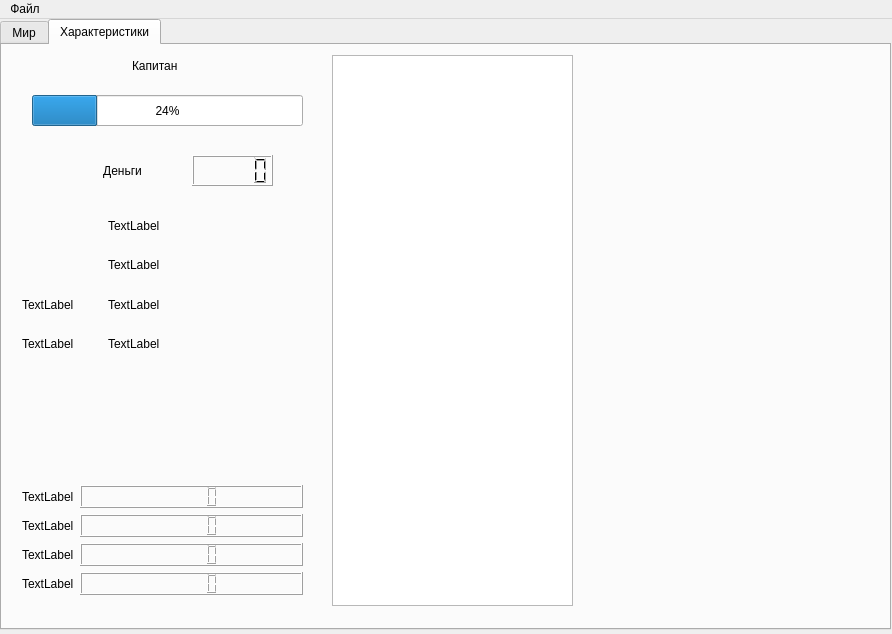
<?xml version="1.0" encoding="UTF-8"?>
<ui version="4.0">
 <class>MainWindow</class>
 <widget class="QMainWindow" name="MainWindow">
  <property name="windowModality">
   <enum>Qt::NonModal</enum>
  </property>
  <property name="geometry">
   <rect>
    <x>0</x>
    <y>0</y>
    <width>892</width>
    <height>634</height>
   </rect>
  </property>
  <property name="sizePolicy">
   <sizepolicy hsizetype="Fixed" vsizetype="Fixed">
    <horstretch>0</horstretch>
    <verstretch>0</verstretch>
   </sizepolicy>
  </property>
  <property name="baseSize">
   <size>
    <width>909</width>
    <height>655</height>
   </size>
  </property>
  <property name="windowTitle">
   <string>MainWindow</string>
  </property>
  <property name="documentMode">
   <bool>false</bool>
  </property>
  <property name="dockNestingEnabled">
   <bool>false</bool>
  </property>
  <property name="dockOptions">
   <set>QMainWindow::AllowTabbedDocks|QMainWindow::AnimatedDocks</set>
  </property>
  <property name="unifiedTitleAndToolBarOnMac">
   <bool>false</bool>
  </property>
  <widget class="QWidget" name="centralwidget">
   <widget class="QTabWidget" name="tabWidget">
    <property name="geometry">
     <rect>
      <x>0</x>
      <y>0</y>
      <width>891</width>
      <height>611</height>
     </rect>
    </property>
    <property name="currentIndex">
     <number>1</number>
    </property>
    <widget class="QWidget" name="world_tab">
     <attribute name="title">
      <string>Мир</string>
     </attribute>
     <widget class="QPushButton" name="north">
      <property name="geometry">
       <rect>
        <x>270</x>
        <y>440</y>
        <width>75</width>
        <height>23</height>
       </rect>
      </property>
      <property name="text">
       <string>Север</string>
      </property>
     </widget>
     <widget class="QPushButton" name="south">
      <property name="geometry">
       <rect>
        <x>270</x>
        <y>550</y>
        <width>75</width>
        <height>23</height>
       </rect>
      </property>
      <property name="text">
       <string>Юг</string>
      </property>
     </widget>
     <widget class="QPushButton" name="west">
      <property name="geometry">
       <rect>
        <x>150</x>
        <y>490</y>
        <width>75</width>
        <height>23</height>
       </rect>
      </property>
      <property name="text">
       <string>Запад</string>
      </property>
     </widget>
     <widget class="QPushButton" name="east">
      <property name="geometry">
       <rect>
        <x>390</x>
        <y>490</y>
        <width>75</width>
        <height>23</height>
       </rect>
      </property>
      <property name="text">
       <string>Восток</string>
      </property>
     </widget>
     <widget class="QWidget" name="verticalLayoutWidget">
      <property name="geometry">
       <rect>
        <x>640</x>
        <y>20</y>
        <width>211</width>
        <height>551</height>
       </rect>
      </property>
      <layout class="QVBoxLayout" name="zone_inventory">
       <item>
        <widget class="QTableView" name="inventory"/>
       </item>
      </layout>
     </widget>
     <widget class="QWidget" name="verticalLayoutWidget_2">
      <property name="geometry">
       <rect>
        <x>10</x>
        <y>20</y>
        <width>601</width>
        <height>401</height>
       </rect>
      </property>
      <layout class="QVBoxLayout" name="zone_info">
       <item>
        <widget class="QGraphicsView" name="zone_image"/>
       </item>
       <item>
        <widget class="QTextBrowser" name="zone_description"/>
       </item>
      </layout>
     </widget>
     <widget class="QPushButton" name="shop_button">
      <property name="geometry">
       <rect>
        <x>540</x>
        <y>540</y>
        <width>81</width>
        <height>31</height>
       </rect>
      </property>
      <property name="text">
       <string>магаз</string>
      </property>
     </widget>
    </widget>
    <widget class="QWidget" name="character_info_tab">
     <attribute name="title">
      <string>Характеристики</string>
     </attribute>
     <widget class="QTableView" name="characteristics_inventorty_view">
      <property name="geometry">
       <rect>
        <x>330</x>
        <y>10</y>
        <width>241</width>
        <height>551</height>
       </rect>
      </property>
     </widget>
     <widget class="QProgressBar" name="health_bar">
      <property name="geometry">
       <rect>
        <x>30</x>
        <y>50</y>
        <width>271</width>
        <height>31</height>
       </rect>
      </property>
      <property name="value">
       <number>24</number>
      </property>
     </widget>
     <widget class="QLCDNumber" name="money_display">
      <property name="geometry">
       <rect>
        <x>190</x>
        <y>110</y>
        <width>81</width>
        <height>31</height>
       </rect>
      </property>
     </widget>
     <widget class="QLabel" name="money_display_label">
      <property name="geometry">
       <rect>
        <x>50</x>
        <y>100</y>
        <width>141</width>
        <height>51</height>
       </rect>
      </property>
      <property name="text">
       <string>Деньги</string>
      </property>
      <property name="alignment">
       <set>Qt::AlignCenter</set>
      </property>
     </widget>
     <widget class="QLabel" name="captain_label">
      <property name="geometry">
       <rect>
        <x>130</x>
        <y>10</y>
        <width>201</width>
        <height>21</height>
       </rect>
      </property>
      <property name="text">
       <string>Капитан</string>
      </property>
     </widget>
     <widget class="QWidget" name="formLayoutWidget">
      <property name="geometry">
       <rect>
        <x>20</x>
        <y>440</y>
        <width>281</width>
        <height>138</height>
       </rect>
      </property>
      <layout class="QFormLayout" name="stat_info">
       <item row="0" column="0">
        <widget class="QLabel" name="stat1_label">
         <property name="text">
          <string>TextLabel</string>
         </property>
        </widget>
       </item>
       <item row="0" column="1">
        <widget class="QLCDNumber" name="stat1_value"/>
       </item>
       <item row="1" column="0">
        <widget class="QLabel" name="stat2_label">
         <property name="text">
          <string>TextLabel</string>
         </property>
        </widget>
       </item>
       <item row="1" column="1">
        <widget class="QLCDNumber" name="stat2_value"/>
       </item>
       <item row="2" column="0">
        <widget class="QLabel" name="stat3_label">
         <property name="text">
          <string>TextLabel</string>
         </property>
        </widget>
       </item>
       <item row="2" column="1">
        <widget class="QLCDNumber" name="stat3_value"/>
       </item>
       <item row="3" column="0">
        <widget class="QLabel" name="stat4_label">
         <property name="text">
          <string>TextLabel</string>
         </property>
        </widget>
       </item>
       <item row="3" column="1">
        <widget class="QLCDNumber" name="stat4_value"/>
       </item>
      </layout>
     </widget>
     <widget class="QWidget" name="formLayoutWidget_2">
      <property name="geometry">
       <rect>
        <x>20</x>
        <y>154</y>
        <width>281</width>
        <height>271</height>
       </rect>
      </property>
      <layout class="QFormLayout" name="equipped_items">
       <item row="0" column="0">
        <widget class="QLabel" name="melee_weapon_image">
         <property name="minimumSize">
          <size>
           <width>80</width>
           <height>53</height>
          </size>
         </property>
         <property name="baseSize">
          <size>
           <width>10</width>
           <height>10</height>
          </size>
         </property>
         <property name="text">
          <string/>
         </property>
         <property name="scaledContents">
          <bool>false</bool>
         </property>
         <property name="alignment">
          <set>Qt::AlignBottom|Qt::AlignLeading|Qt::AlignLeft</set>
         </property>
        </widget>
       </item>
       <item row="0" column="1">
        <widget class="QLabel" name="equipped_melee_weapon_name">
         <property name="text">
          <string>TextLabel</string>
         </property>
        </widget>
       </item>
       <item row="1" column="1">
        <widget class="QLabel" name="equipped_range_weapon_name">
         <property name="text">
          <string>TextLabel</string>
         </property>
        </widget>
       </item>
       <item row="2" column="0">
        <widget class="QLabel" name="armor_image">
         <property name="minimumSize">
          <size>
           <width>80</width>
           <height>53</height>
          </size>
         </property>
         <property name="text">
          <string>TextLabel</string>
         </property>
        </widget>
       </item>
       <item row="2" column="1">
        <widget class="QLabel" name="equipped_armor_name">
         <property name="text">
          <string>TextLabel</string>
         </property>
        </widget>
       </item>
       <item row="1" column="0">
        <widget class="QLabel" name="range_weapon_image">
         <property name="maximumSize">
          <size>
           <width>80</width>
           <height>53</height>
          </size>
         </property>
         <property name="baseSize">
          <size>
           <width>10</width>
           <height>10</height>
          </size>
         </property>
         <property name="text">
          <string/>
         </property>
         <property name="pixmap">
          <pixmap>resources/range_weapon_image.png</pixmap>
         </property>
         <property name="scaledContents">
          <bool>true</bool>
         </property>
        </widget>
       </item>
       <item row="3" column="0">
        <widget class="QLabel" name="team_image">
         <property name="text">
          <string>TextLabel</string>
         </property>
        </widget>
       </item>
       <item row="3" column="1">
        <widget class="QLabel" name="team_name">
         <property name="text">
          <string>TextLabel</string>
         </property>
        </widget>
       </item>
      </layout>
     </widget>
    </widget>
   </widget>
  </widget>
  <widget class="QMenuBar" name="menubar">
   <property name="geometry">
    <rect>
     <x>0</x>
     <y>0</y>
     <width>892</width>
     <height>21</height>
    </rect>
   </property>
   <widget class="QMenu" name="menu">
    <property name="title">
     <string>Файл</string>
    </property>
    <addaction name="action"/>
    <addaction name="action_2"/>
   </widget>
   <addaction name="menu"/>
  </widget>
  <action name="action">
   <property name="text">
    <string>Сохранить</string>
   </property>
  </action>
  <action name="action_2">
   <property name="text">
    <string>Загрузить</string>
   </property>
  </action>
 </widget>
 <resources/>
 <connections/>
</ui>
